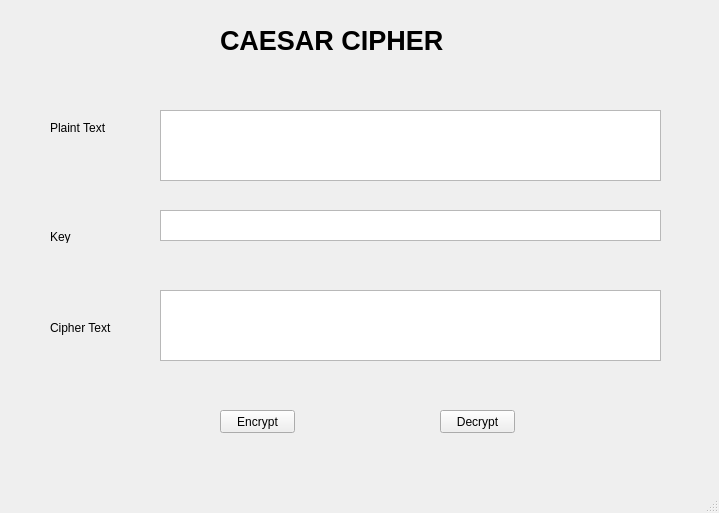
<?xml version="1.0" encoding="UTF-8"?>
<ui version="4.0">
 <class>MainWindow</class>
 <widget class="QMainWindow" name="MainWindow">
  <property name="geometry">
   <rect>
    <x>0</x>
    <y>0</y>
    <width>719</width>
    <height>513</height>
   </rect>
  </property>
  <property name="windowTitle">
   <string>MainWindow</string>
  </property>
  <widget class="QWidget" name="centralwidget">
   <widget class="QLabel" name="label">
    <property name="geometry">
     <rect>
      <x>220</x>
      <y>10</y>
      <width>261</width>
      <height>61</height>
     </rect>
    </property>
    <property name="font">
     <font>
      <pointsize>20</pointsize>
      <weight>75</weight>
      <bold>true</bold>
     </font>
    </property>
    <property name="layoutDirection">
     <enum>Qt::RightToLeft</enum>
    </property>
    <property name="text">
     <string>CAESAR CIPHER</string>
    </property>
    <property name="textFormat">
     <enum>Qt::PlainText</enum>
    </property>
   </widget>
   <widget class="QLabel" name="label_2">
    <property name="geometry">
     <rect>
      <x>50</x>
      <y>120</y>
      <width>81</width>
      <height>16</height>
     </rect>
    </property>
    <property name="text">
     <string>Plaint Text</string>
    </property>
   </widget>
   <widget class="QLabel" name="label_3">
    <property name="geometry">
     <rect>
      <x>50</x>
      <y>230</y>
      <width>47</width>
      <height>13</height>
     </rect>
    </property>
    <property name="text">
     <string>Key</string>
    </property>
   </widget>
   <widget class="QLabel" name="label_4">
    <property name="geometry">
     <rect>
      <x>50</x>
      <y>320</y>
      <width>61</width>
      <height>16</height>
     </rect>
    </property>
    <property name="text">
     <string>Cipher Text</string>
    </property>
   </widget>
   <widget class="QPushButton" name="btn_encrypt">
    <property name="geometry">
     <rect>
      <x>220</x>
      <y>410</y>
      <width>75</width>
      <height>23</height>
     </rect>
    </property>
    <property name="text">
     <string>Encrypt</string>
    </property>
   </widget>
   <widget class="QPushButton" name="btn_decrypt">
    <property name="geometry">
     <rect>
      <x>440</x>
      <y>410</y>
      <width>75</width>
      <height>23</height>
     </rect>
    </property>
    <property name="text">
     <string>Decrypt</string>
    </property>
   </widget>
   <widget class="QTextEdit" name="txt_plaintext">
    <property name="geometry">
     <rect>
      <x>160</x>
      <y>110</y>
      <width>501</width>
      <height>71</height>
     </rect>
    </property>
   </widget>
   <widget class="QTextEdit" name="txt_key">
    <property name="geometry">
     <rect>
      <x>160</x>
      <y>210</y>
      <width>501</width>
      <height>31</height>
     </rect>
    </property>
   </widget>
   <widget class="QTextEdit" name="txt_ciphertext">
    <property name="geometry">
     <rect>
      <x>160</x>
      <y>290</y>
      <width>501</width>
      <height>71</height>
     </rect>
    </property>
   </widget>
  </widget>
  <widget class="QMenuBar" name="menubar">
   <property name="geometry">
    <rect>
     <x>0</x>
     <y>0</y>
     <width>719</width>
     <height>21</height>
    </rect>
   </property>
  </widget>
  <widget class="QStatusBar" name="statusbar"/>
 </widget>
 <resources/>
 <connections/>
</ui>
